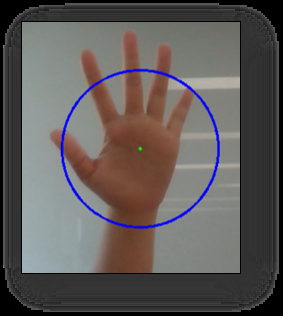
//> input picture images/handgecture2.png, 283 x 316 px, given in place of the camera
$ ./HandGesture   (built with g++ and OpenCV 4)
//> lines starting //> are read from the running program, lines starting //| are printed output that depends on the picture; after the words box and inside, x2 and y2 are one past the last pixel; in counts of white or black regions, pixels touching at a corner belong together
### HandGesture/HandGesture/pch.h
// 시작을 위한 팁:
//   1. [솔루션 탐색기] 창을 사용하여 파일을 추가/관리합니다.
//   2. [팀 탐색기] 창을 사용하여 소스 제어에 연결합니다.
//   3. [출력] 창을 사용하여 빌드 출력 및 기타 메시지를 확인합니다.
//   4. [오류 목록] 창을 사용하여 오류를 봅니다.
//   5. [프로젝트] > [새 항목 추가]로 이동하여 새 코드 파일을 만들거나, [프로젝트] > [기존 항목 추가]로 이동하여 기존 코드 파일을 프로젝트에 추가합니다.
//   6. 나중에 이 프로젝트를 다시 열려면 [파일] > [열기] > [프로젝트]로 이동하고 .sln 파일을 선택합니다.

#ifndef PCH_H
#define PCH_H

// TODO: 여기에 미리 컴파일하려는 헤더 추가

#endif //PCH_H

### HandGesture/HandGesture/HandGesture.cpp
/*
* 수업명: 2019-2 컴퓨터 비전(001)
* 프로젝트명: Hand Gesture Detection
* 팀원: 이하람, 박동연
* 설명: OpenCV를 사용하여 웹캠으로 실시간 피부색 검출과 이를 사용한 핸드 제스쳐 인식이 가능하도록 한다
*/

#include "pch.h"
#include <opencv2/core.hpp>
#include <opencv2/videoio.hpp>
#include <opencv2/highgui.hpp>
#include <opencv2/imgproc.hpp>
#include <opencv2/ximgproc.hpp>
#include <iostream>
#include <stdio.h>
#include <cmath>
#include <conio.h>
#include <windows.h>

using namespace cv;
using namespace std;

void detectSkin(Mat& original, Mat& detect);
void drawHandGesture(Mat &original, Mat &mask);
Point getHandCenter(const Mat& mask, double& radius);
vector<Point> getFingerPoint(const Mat& mask, Point center, double radius, double scale);
double getAngle(Point &a1, Point &a2, Point &b1, Point &b2);
string getHandGesture(vector<Point> &points, vector<int> &angles);
int getVariance(vector<int> &v, int mean);
void cursorEvent(int fingerNum, int x, int y);

int main(int, char**) {
   Mat original, detect;
   VideoCapture cap; // Initialize VideoCapture

   int deviceID = 0; // 0 = open default camera
   int apiID = cv::CAP_ANY; // 0 = autodetect default API

   // open selected camera using selected API
   cap.open(deviceID + apiID);

   // Exception Handling
   if (!cap.isOpened()) {
      cerr << "ERROR! Unable to open camera\n";
      return -1;
   }

   // Grap and write LOOP
   cout << "Start grabbing - Press any key to terminate : " << endl;

   for (;;) {
      // wait for a new frame from camera and store it into 'original'
      cap.read(original);
//> original is the input picture: 316 rows x 283 cols, CV_8UC3; mean B, G, R 88.9, 90.3, 95.2

      // Exception Handling
      if (original.empty()) {
         cerr << "ERROR! Blank frame grabbed\n";
         break;
      }

	  // Invert left and right
	  flip(original, original, 1);

	  // Skin detect and Noise reduction
      detectSkin(original, detect);

	  // Find out and Draw Hand Gesture
	  drawHandGesture(original, detect);

      // show live and wait for a key with timeout long enough to show images
	  namedWindow("Live");
	  //moveWindow("Live", 0, 0);
      imshow("Live", original);

      if (waitKey(5) >= 0)
		  break;
   }

   destroyAllWindows();
   return 0;

}

// Skin detect and Noise reduction
void detectSkin(Mat &original, Mat &detect) {
	detect = original.clone();

	// Skin Color : 128 <= Cr <= 170 && 73 <= Cb <= 158
	cvtColor(detect, detect, COLOR_RGB2YCrCb); // Color Model Conversion - YCrCb is faster than RGB
//> detect: 316 rows x 283 cols, CV_8UC3; mean of channels 0, 1, 2 90.4, 126.9, 130.7
	inRange(detect, Scalar(0, 85, 135), Scalar(255, 135, 180), detect); // Color Binarization - Skin is White
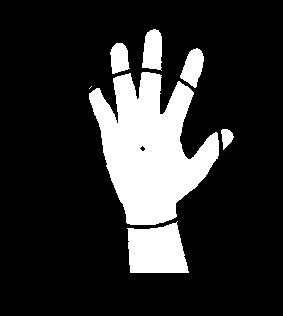
//> detect: 316 rows x 283 cols, CV_8UC1; 18% white; 7 white regions (1 under 20 px), largest, box (x1, y1, x2, y2) and area: (89, 72, 219, 225) 11671, (127, 221, 189, 273) 2511, (142, 29, 162, 71) 678, (180, 48, 204, 88) 596, (110, 43, 130, 74) 464, (221, 129, 234, 150) 172

	// Noise reduction - Median Filter
	medianBlur(detect, detect, 7);
	Mat element = getStructuringElement(MORPH_RECT, Size(7, 7));
	morphologyEx(detect, detect, MORPH_CLOSE, element);
//> detect: 316 rows x 283 cols, CV_8UC1; 18.5% white; 1 white region, box (x1, y1, x2, y2) and area: (89, 30, 233, 273) 16549
	morphologyEx(detect, detect, MORPH_OPEN, element);
//> detect: 316 rows x 283 cols, CV_8UC1; 18.4% white; 1 white region, box (x1, y1, x2, y2) and area: (90, 30, 232, 273) 16493
}

// Find out and draw Hand Gesture
void drawHandGesture(Mat &original, Mat &mask) {
	// 글씨 정보 변수(putText)
	int font = FONT_HERSHEY_COMPLEX;
	double fontScale = 1;
	Scalar color(0, 255, 255);
	int thickness = 1;

	// 손바닥 중심점 그리기
	double radius;
	Point center = getHandCenter(mask, radius);
//> in getHandCenter, `distanceTransform(mask, dst, DIST_L2, 5);`:
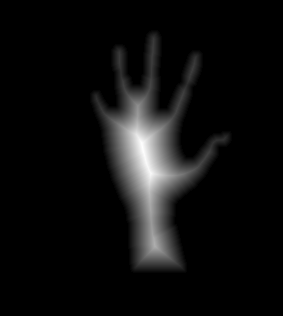
//> dst: 316 rows x 283 cols, CV_32FC1; min 0, max 39.54, mean 2.3; drawn with min black and max white
//> in getHandCenter, `minMaxIdx(dst, NULL, &radius, NULL, maxIdx, mask);`: radius = 39.54; maxIdx = [147, 142]
//> radius = 39.54; center = Point(142, 147)
	circle(original, center, 2, Scalar(0, 255, 0), -1);
//> original: 316 rows x 283 cols, CV_8UC3; mean B, G, R 88.9, 90.3, 95.2

	// 손바닥 영역(원) 그리기
	circle(original, center, (int)(radius*2.0), Scalar(255, 0, 0), 2);
//> original: 316 rows x 283 cols, CV_8UC3; mean B, G, R 89.9, 89.4, 94.2

	// 손가락 마디(선) 그리기
	vector<Point> points = getFingerPoint(mask, center, radius, 2.0);
//> in getFingerPoint, `circle(cImg, center, radius*scale, Scalar(255));`:
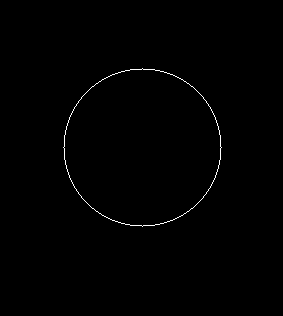
//> cImg: 316 rows x 283 cols, CV_8UC1; 0.5% white in thin lines or dots, all inside (x1, y1, x2, y2) = (63, 68, 222, 227)
//> in getFingerPoint, `findContours(cImg, contours, RETR_EXTERNAL, CHAIN_APPROX_SIMPLE);`: contours = 1 contour; box (x1, y1, x2, y2) and area: (63, 68, 222, 227) 19354
//> the loop in getFingerPoint, `for (int i = contours[0].size() - 1; i > 0; i--)` made 227 passes
//> (p1, p2) on passes 1 to 3: (Point(154, 69), Point(143, 69)), (Point(155, 70), Point(154, 69)), (Point(159, 70), Point(155, 70))
//> points = 5 Points (x, y): [159, 70], [192, 86], [220, 146], [129, 224], [125, 70]
	vector<int> angles;
	for (int i = 0;i < points.size();i++) {
		line(original, center, points[i], Scalar(0, 255, 0), 3);
		// 바로 다음 손가락과의 각도 출력하기
		int angle = (int)getAngle(center, points[i], center, points[(i + 1) % points.size()]);
		angles.push_back(angle);
		string text = to_string(angle);
		putText(original, text, points[i], font, fontScale, color, thickness);
	}
//> this loop made 5 passes
//> (dx1 in getAngle, dy1 in getAngle, dx2 in getAngle, dy2 in getAngle, rad in getAngle, degree in getAngle, angle, text) on passes 1 to 5: (-17, 77, -50, 61, -0.469, -26.89, 26, "26"), (-50, 61, -78, 1, -0.871, -49.92, 49, "49"), (-78, 1, 13, -77, -1.75, -100.3, 100, "100"), (13, -77, 17, 77, -2.76, -158, 157, "157"), (17, 77, -17, 77, -0.435, -24.9, 24, "24")
//> pass 1, in drawHandGesture, `putText(original, text, points[i], font, fontScale, color, thickness);`:
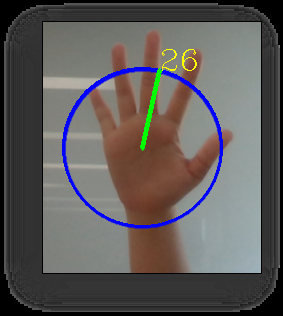
//> original: 316 rows x 283 cols, CV_8UC3; mean B, G, R 89.4, 90.4, 94
//> pass 3, in drawHandGesture, `putText(original, text, points[i], font, fontScale, color, thickness);`:
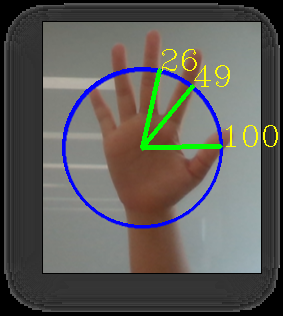
//> original: 316 rows x 283 cols, CV_8UC3; mean B, G, R 88.2, 92.3, 93.6
//> after the loop:
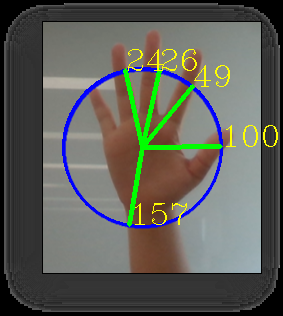
//> original: 316 rows x 283 cols, CV_8UC3; 1.2% of pixels changed, all inside (x1, y1, x2, y2) = (123, 49, 187, 227)

	// 커서 이벤트 맵핑
	//cursorEvent(points.size() - 1, center.x, center.y);

	// 제스처 출력
	string text = getHandGesture(points, angles);
//> in getHandGesture, `int fingerCount = points.size() - 1;`: fingerCount = 4
//> text = "Four"
	putText(original, text, center, font, fontScale, color, thickness);
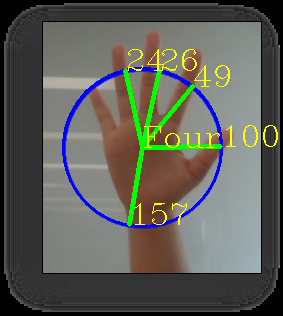
//> original: 316 rows x 283 cols, CV_8UC3; 0.31% of pixels changed, all inside (x1, y1, x2, y2) = (144, 126, 220, 148)
//> the Esc key is pressed
}

// 손바닥의 중심점과 반지름 반환
Point getHandCenter(const Mat& mask, double& radius) {
	Mat dst; //거리 변환 행렬을 저장할 변수
	distanceTransform(mask, dst, DIST_L2, 5);  //결과는 CV_32SC1 타입

	//거리 변환 행렬에서 값(거리)이 가장 큰 픽셀의 좌표와, 값을 얻어온다.
	int maxIdx[2];    //좌표 값을 얻어올 배열(행, 열 순으로 저장됨)
	minMaxIdx(dst, NULL, &radius, NULL, maxIdx, mask);   //최소값은 사용 X

	return Point(maxIdx[1], maxIdx[0]);
}

// 손목을 제거하지 않은 상태에서 손가락 개수 세기
vector<Point> getFingerPoint(const Mat& mask, Point center, double radius, double scale = 2.0) {
	vector<Point> points;

	//손가락 개수를 세기 위한 원 그리기
	Mat cImg(mask.size(), CV_8U, Scalar(0));
	circle(cImg, center, radius*scale, Scalar(255));

	//원의 외곽선을 저장할 벡터
	vector<vector<Point>> contours;
	findContours(cImg, contours, RETR_EXTERNAL, CHAIN_APPROX_SIMPLE);

	if (contours.size() == 0)   //외곽선이 없을 때 == 손 검출 X
		return points;

	//외곽선을 따라 돌며 mask의 값이 0에서 1로 바뀌는 지점 확인
	for (int i = contours[0].size() - 1; i > 0; i--) {
		Point p1 = contours[0][i - 1];
		Point p2 = contours[0][i];
		if (mask.at<uchar>(p1.y, p1.x) == 0 && mask.at<uchar>(p2.y, p2.x) > 1) {
			points.push_back(p2);
		}
	}

	return points;
}

// 점 a1,a2를 잇는 직선과 점 b1,b2를 잇는 직선 사이의 각 반환
double getAngle(Point &a1, Point &a2, Point &b1, Point &b2) {
	double dx1 = a1.x - a2.x;
	double dy1 = a1.y - a2.y;
	double dx2 = b1.x - b2.x;
	double dy2 = b1.y - b2.y;

	double rad = atan2(dy1*dx2 - dx1 * dy2, dx1*dx2 + dy1 * dy2);
	const double pi = acos(-1);
	double degree = (rad * 180) / pi;
	return abs(degree);
}

// 벡터 안 요소들의 분산을 반환
int getVariance(vector<int> &v, int mean) {
	int result = 0;
	int size = v.size();
	for (int i = 0;i < size;i++) {
		int diff = mean - v[i];
		result += (diff*diff);
	}
	result /= size;
	return result;
}

// 손가락 개수와 손가락 사이 각을 이용한 제스쳐 인식
string getHandGesture(vector<Point> &points, vector<int> &angles) {
	string result = "";
	int variance = 0;
	int fingerCount = points.size() - 1;
	switch (fingerCount) {
	case 0:
		result = "Rock"; break; // 주먹
	case 1:
		if (angles[0] >= 170)
			result = "Thumb up"; // 따봉
		else if (angles[0] >= 160)
			result = "Oath"; // 선서
		else if (angles[0] >= 150)
			result = "One"; // 손가락 하나
		else
			result = "Promise"; // 약속
		break;
	case 2:
		variance = getVariance(angles, 120);
		cout << "분산 = " << variance << endl;
		if (variance > 3000)
			result = "Korean Heart"; // 손가락 하트
		else if (variance > 2300)
			result = "Two"; // 손가락 둘
		else if (variance > 1600)
			result = "L"; // L 모양
		else if (variance > 500)
			result = "Rock Spirit"; // 락스피릿
		else
			result = "Call"; // 전화
		break;
	case 3:
		variance = getVariance(angles, 120);
		cout << "분산 = " << variance << endl;
		if (variance > 5200)
			result = "Okay";
		else
			result = "Three";
		break;
	case 4:
		result = "Four"; break;
	case 5:
		result = "Five"; break;
	default:
		result = "None"; break;
	}
	return result;
}

// 손바닥 좌표와 손가락 개수를 기반으로 한 커서 이동 및 클릭
void cursorEvent(int fingerNum, int handX, int handY) {
	int windowX, windowY;
	windowX = handX * 3;
	windowY = handY * 2.8;
	//windowX = handX;
	//windowY = handY;

	cout << "손바닥 중심점 값 : (" << handX << ", " << handY << ")" << endl;
	cout << "디스플레이 커서 값 : (" << windowX << ", " << windowY << ")" << endl;

	// 커서이동
	SetCursorPos(windowX, windowY);

	if (fingerNum == 0) {
		//주먹을 쥐면 왼쪽 마우스 클릭
		mouse_event(MOUSEEVENTF_LEFTDOWN, windowX, windowY, 0, 0);
		mouse_event(MOUSEEVENTF_LEFTUP, windowX, windowY, 0, 0);
	}
	else {
		//다른 제스쳐일 때는 바로 왼쪽 마우스를 올린 상태로 변경
		mouse_event(MOUSEEVENTF_LEFTUP, windowX, windowY, 0, 0);
	}
}

$ run again, on images/handgesture3.png
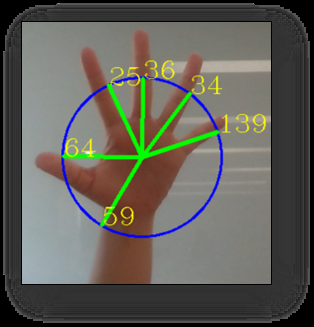
//> input picture images/handgesture3.png, 314 x 327 px, given in place of the camera
//> original is the input picture: 327 rows x 314 cols, CV_8UC3; mean B, G, R 87.7, 95.5, 96.8
//> in detectSkin, `inRange(detect, Scalar(0, 85, 135), Scalar(255, 135, 180), detect);`:
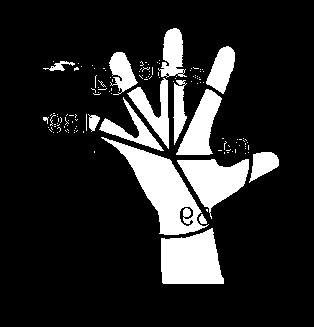
//> detect: 327 rows x 314 cols, CV_8UC1; 15.7% white; 137 white regions (122 under 20 px), largest, box (x1, y1, x2, y2) and area: (101, 137, 209, 235) 3565, (161, 228, 224, 284) 2785, (177, 159, 249, 219) 2178
//> in getHandCenter, `minMaxIdx(dst, NULL, &radius, NULL, maxIdx, mask);`: radius = 29.39; maxIdx = [191, 180]
//> in drawHandGesture, `Point center = getHandCenter(mask, radius);`: radius = 29.39; center = Point(180, 191)
//> cImg: 327 rows x 314 cols, CV_8UC1; 0.32% white in thin lines or dots, all inside (x1, y1, x2, y2) = (122, 133, 239, 250)
//> contours = 1 contour; box (x1, y1, x2, y2) and area: (122, 133, 239, 250) 10392
//> the loop in getFingerPoint, `for (int i = contours[0].size() - 1; i > 0; i--)` made 179 passes
//> (p1, p2) on passes 1 to 3: (Point(190, 134), Point(181, 134)), (Point(191, 135), Point(190, 134)), (Point(195, 135), Point(191, 135))
//> points = 3 Points (x, y): [208, 141], [237, 190], [161, 245]
//> the loop in drawHandGesture, `for (int i = 0;i < points.size();i++)` made 3 passes
//> (dx1 in getAngle, dy1 in getAngle, dx2 in getAngle, dy2 in getAngle, rad in getAngle, degree in getAngle, angle, text) on passes 1 to 3: (-28, 50, -57, 1, -1.04, -59.75, 59, "59"), (-57, 1, 19, -54, -1.93, -110.4, 110, "110"), (19, -54, -28, 50, 2.97, 170.1, 170, "170")
//> pass 3, in drawHandGesture, `putText(original, text, points[i], font, fontScale, color, thickness);`:
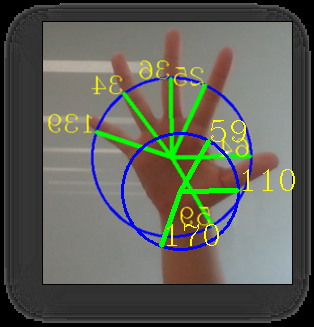
//> original: 327 rows x 314 cols, CV_8UC3; mean B, G, R 88.1, 96.6, 95.5
//> fingerCount = 2
//> size = 3
//> the loop in getVariance, `for (int i = 0;i < size;i++)` made 3 passes
//> (diff, result) on passes 1 to 3: (61, 3721), (10, 3821), (-50, 6321)
//> after the loop in getVariance, `for (int i = 0;i < size;i++)`: result = 6321
//> in getVariance, `result /= size;`: result = 2107
//| 분산 = 2107
//> in drawHandGesture, `string text = getHandGesture(points, angles);`: text = 'L'

$ run again, on images/handgesture4.png
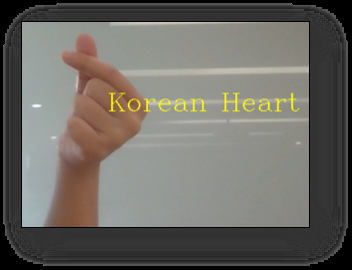
//> input picture images/handgesture4.png, 352 x 270 px, given in place of the camera
//> original is the input picture: 270 rows x 352 cols, CV_8UC3; mean B, G, R 99.7, 105.6, 108.2
//> in detectSkin, `medianBlur(detect, detect, 7);`:
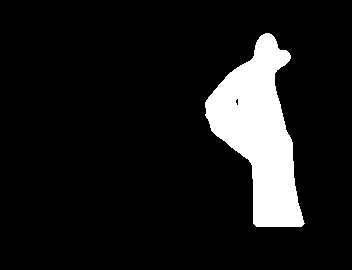
//> detect: 270 rows x 352 cols, CV_8UC1; 10.5% white; 1 white region, box (x1, y1, x2, y2) and area: (205, 33, 305, 227) 10000
//> in getHandCenter, `minMaxIdx(dst, NULL, &radius, NULL, maxIdx, mask);`: radius = 35.99; maxIdx = [110, 244]
//> in drawHandGesture, `Point center = getHandCenter(mask, radius);`: radius = 35.99; center = Point(244, 110)
//> cImg: 270 rows x 352 cols, CV_8UC1; 0.42% white in thin lines or dots, all inside (x1, y1, x2, y2) = (173, 39, 316, 182)
//> contours = 1 contour; box (x1, y1, x2, y2) and area: (173, 39, 316, 182) 15612
//> the loop in getFingerPoint, `for (int i = contours[0].size() - 1; i > 0; i--)` made 211 passes
//> (p1, p2) on passes 1 to 3: (Point(255, 40), Point(245, 40)), (Point(256, 41), Point(255, 40)), (Point(260, 41), Point(256, 41))
//> points = 3 Points (x, y): [279, 49], [289, 56], [255, 180]
//> the loop in drawHandGesture, `for (int i = 0;i < points.size();i++)` made 3 passes
//> (dx1 in getAngle, dy1 in getAngle, dx2 in getAngle, dy2 in getAngle, rad in getAngle, degree in getAngle, angle, text) on passes 1 to 3: (-35, 61, -45, 54, -0.174, -9.96, 9, '9'), (-45, 54, -11, -70, -2.29, -131.3, 131, "131"), (-11, -70, -35, 61, 2.46, 141.2, 141, "141")
//> fingerCount = 2
//> size = 3
//> the loop in getVariance, `for (int i = 0;i < size;i++)` made 3 passes
//> (diff, result) on passes 1 to 3: (111, 12321), (-11, 12442), (-21, 12883)
//> after the loop in getVariance, `for (int i = 0;i < size;i++)`: result = 12883
//> in getVariance, `result /= size;`: result = 4294
//| 분산 = 4294
//> in drawHandGesture, `string text = getHandGesture(points, angles);`: text = "Korean Heart"
//> in drawHandGesture, `putText(original, text, center, font, fontScale, color, thickness);`:
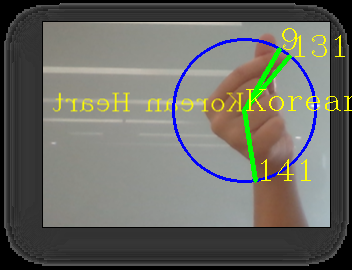
//> original: 270 rows x 352 cols, CV_8UC3; mean B, G, R 99.3, 106.3, 106
